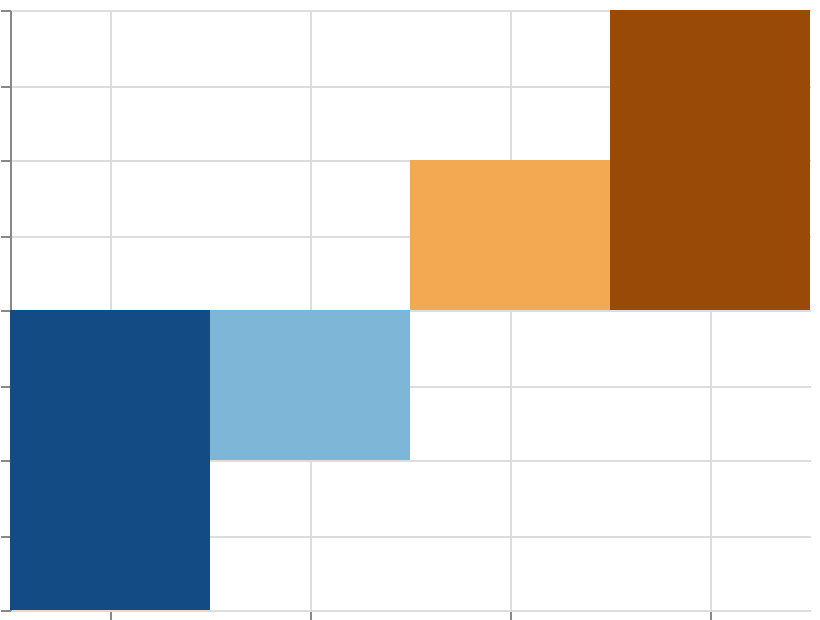

Source (Vega-Lite JSON):
### Vega specification from a JSON file in a GitHub repository (floating-point values rounded to 4 significant figures)
{"$schema": "https://vega.github.io/schema/vega/v6.json", "width": 400, "height": 300, "padding": 5, "autosize": "none", "data": [{"name": "table", "values": [{"cat": "A", "val": -20}, {"cat": "B", "val": -10}, {"cat": "C", "val": 10}, {"cat": "D", "val": 20}]}], "scales": [{"name": "x", "type": "band", "domain": {"data": "table", "field": "cat", "sort": true}, "range": "width"}, {"name": "y", "type": "linear", "domain": {"data": "table", "field": "val"}, "range": [{"signal": "height"}, 0], "zero": true, "nice": true}, {"name": "color", "type": "linear", "domain": {"data": "table", "field": "val"}, "range": {"scheme": "blueorange"}}], "marks": [{"type": "rect", "from": {"data": "table"}, "encode": {"update": {"x": {"scale": "x", "field": "cat"}, "width": {"scale": "x", "band": 1}, "y": {"scale": "y", "field": "val"}, "y2": {"scale": "y", "value": 0}, "fill": {"scale": "color", "field": "val"}}}}], "axes": [{"scale": "x", "orient": "bottom", "grid": true, "labels": false}, {"scale": "y", "orient": "left", "grid": true, "labels": false}], "legends": [{"fill": "color"}]}
